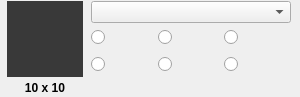
<?xml version="1.0" encoding="UTF-8"?>
<ui version="4.0">
 <class>ContextPaneWidgetBorderImage</class>
 <widget class="QWidget" name="ContextPaneWidgetBorderImage">
  <property name="geometry">
   <rect>
    <x>0</x>
    <y>0</y>
    <width>300</width>
    <height>97</height>
   </rect>
  </property>
  <property name="windowTitle">
   <string/>
  </property>
  <property name="toolTip">
   <string/>
  </property>
  <layout class="QGridLayout" name="gridLayout_3">
   <property name="margin">
    <number>1</number>
   </property>
   <property name="spacing">
    <number>2</number>
   </property>
   <item row="0" column="0" rowspan="3">
    <widget class="QLabel" name="label">
     <property name="minimumSize">
      <size>
       <width>76</width>
       <height>76</height>
      </size>
     </property>
     <property name="maximumSize">
      <size>
       <width>76</width>
       <height>76</height>
      </size>
     </property>
     <property name="palette">
      <palette>
       <active>
        <colorrole role="Base">
         <brush brushstyle="SolidPattern">
          <color alpha="255">
           <red>255</red>
           <green>255</green>
           <blue>255</blue>
          </color>
         </brush>
        </colorrole>
        <colorrole role="Window">
         <brush brushstyle="SolidPattern">
          <color alpha="255">
           <red>57</red>
           <green>57</green>
           <blue>57</blue>
          </color>
         </brush>
        </colorrole>
       </active>
       <inactive>
        <colorrole role="Base">
         <brush brushstyle="SolidPattern">
          <color alpha="255">
           <red>255</red>
           <green>255</green>
           <blue>255</blue>
          </color>
         </brush>
        </colorrole>
        <colorrole role="Window">
         <brush brushstyle="SolidPattern">
          <color alpha="255">
           <red>57</red>
           <green>57</green>
           <blue>57</blue>
          </color>
         </brush>
        </colorrole>
       </inactive>
       <disabled>
        <colorrole role="Base">
         <brush brushstyle="SolidPattern">
          <color alpha="255">
           <red>57</red>
           <green>57</green>
           <blue>57</blue>
          </color>
         </brush>
        </colorrole>
        <colorrole role="Window">
         <brush brushstyle="SolidPattern">
          <color alpha="255">
           <red>57</red>
           <green>57</green>
           <blue>57</blue>
          </color>
         </brush>
        </colorrole>
       </disabled>
      </palette>
     </property>
     <property name="autoFillBackground">
      <bool>true</bool>
     </property>
     <property name="text">
      <string/>
     </property>
     <property name="alignment">
      <set>Qt::AlignLeading|Qt::AlignLeft|Qt::AlignTop</set>
     </property>
    </widget>
   </item>
   <item row="0" column="1">
    <widget class="QmlEditorWidgets::FileWidget" name="fileWidget">
     <property name="sizePolicy">
      <sizepolicy hsizetype="Expanding" vsizetype="Fixed">
       <horstretch>0</horstretch>
       <verstretch>0</verstretch>
      </sizepolicy>
     </property>
     <property name="minimumSize">
      <size>
       <width>200</width>
       <height>0</height>
      </size>
     </property>
     <property name="maximumSize">
      <size>
       <width>200</width>
       <height>16777215</height>
      </size>
     </property>
    </widget>
   </item>
   <item row="1" column="1">
    <widget class="QWidget" name="widget_2" native="true">
     <layout class="QGridLayout" name="gridLayout_2">
      <property name="margin">
       <number>0</number>
      </property>
      <property name="spacing">
       <number>0</number>
      </property>
      <item row="0" column="0">
       <widget class="QRadioButton" name="horizontalStretchRadioButton">
        <property name="toolTip">
         <string>Stretch vertically. Scales the image to fit to the available area.</string>
        </property>
        <property name="text">
         <string/>
        </property>
        <property name="icon">
         <iconset resource="resources.qrc">
          <normaloff>:/qmldesigner/images/horizontal-scale-icon.png</normaloff>:/qmldesigner/images/horizontal-scale-icon.png</iconset>
        </property>
        <property name="iconSize">
         <size>
          <width>24</width>
          <height>24</height>
         </size>
        </property>
       </widget>
      </item>
      <item row="0" column="1">
       <widget class="QRadioButton" name="horizontalTileRadioButton">
        <property name="toolTip">
         <string>Repeat vertically. Tiles the image until there is no more space. May crop the last image.</string>
        </property>
        <property name="text">
         <string/>
        </property>
        <property name="icon">
         <iconset resource="resources.qrc">
          <normaloff>:/qmldesigner/images/tile-icon-hor-crop.png</normaloff>:/qmldesigner/images/tile-icon-hor-crop.png</iconset>
        </property>
        <property name="iconSize">
         <size>
          <width>24</width>
          <height>24</height>
         </size>
        </property>
       </widget>
      </item>
      <item row="0" column="2">
       <widget class="QRadioButton" name="horizontalTileRadioButtonNoCrop">
        <property name="toolTip">
         <string>Round. Like Repeat, but scales the images down to ensure that the last image is not cropped.</string>
        </property>
        <property name="text">
         <string/>
        </property>
        <property name="icon">
         <iconset resource="resources.qrc">
          <normaloff>:/qmldesigner/images/tile-icon-hor-scale.png</normaloff>:/qmldesigner/images/tile-icon-hor-scale.png</iconset>
        </property>
        <property name="iconSize">
         <size>
          <width>24</width>
          <height>24</height>
         </size>
        </property>
       </widget>
      </item>
     </layout>
    </widget>
   </item>
   <item row="2" column="1">
    <widget class="QWidget" name="widget" native="true">
     <layout class="QGridLayout" name="gridLayout">
      <property name="margin">
       <number>0</number>
      </property>
      <property name="spacing">
       <number>0</number>
      </property>
      <item row="0" column="1">
       <widget class="QRadioButton" name="verticalTileRadioButton">
        <property name="toolTip">
         <string>Repeat horizontally. Tiles the image until there is no more space. May crop the last image.</string>
        </property>
        <property name="text">
         <string/>
        </property>
        <property name="icon">
         <iconset resource="resources.qrc">
          <normaloff>:/qmldesigner/images/tile-icon-vert-crop.png</normaloff>:/qmldesigner/images/tile-icon-vert-crop.png</iconset>
        </property>
        <property name="iconSize">
         <size>
          <width>24</width>
          <height>24</height>
         </size>
        </property>
       </widget>
      </item>
      <item row="0" column="0">
       <widget class="QRadioButton" name="verticalStretchRadioButton">
        <property name="toolTip">
         <string>Stretch horizontally. Scales the image to fit to the available area.</string>
        </property>
        <property name="text">
         <string/>
        </property>
        <property name="icon">
         <iconset resource="resources.qrc">
          <normaloff>:/qmldesigner/images/vertical-scale-icon.png</normaloff>:/qmldesigner/images/vertical-scale-icon.png</iconset>
        </property>
        <property name="iconSize">
         <size>
          <width>24</width>
          <height>24</height>
         </size>
        </property>
       </widget>
      </item>
      <item row="0" column="2">
       <widget class="QRadioButton" name="verticalTileRadioButtonNoCrop">
        <property name="toolTip">
         <string>Round. Like Repeat, but scales the images down to ensure that the last image is not cropped.</string>
        </property>
        <property name="text">
         <string/>
        </property>
        <property name="icon">
         <iconset resource="resources.qrc">
          <normaloff>:/qmldesigner/images/tile-icon-vert-scale.png</normaloff>:/qmldesigner/images/tile-icon-vert-scale.png</iconset>
        </property>
        <property name="iconSize">
         <size>
          <width>24</width>
          <height>24</height>
         </size>
        </property>
       </widget>
      </item>
     </layout>
    </widget>
   </item>
   <item row="3" column="0">
    <widget class="QLabel" name="sizeLabel">
     <property name="font">
      <font>
       <weight>75</weight>
       <bold>true</bold>
      </font>
     </property>
     <property name="text">
      <string>10 x 10</string>
     </property>
     <property name="alignment">
      <set>Qt::AlignCenter</set>
     </property>
    </widget>
   </item>
  </layout>
 </widget>
 <customwidgets>
  <customwidget>
   <class>QmlEditorWidgets::FileWidget</class>
   <extends>QComboBox</extends>
   <header location="global">qmleditorwidgets/filewidget.h</header>
  </customwidget>
 </customwidgets>
 <resources>
  <include location="resources.qrc"/>
 </resources>
 <connections/>
</ui>
